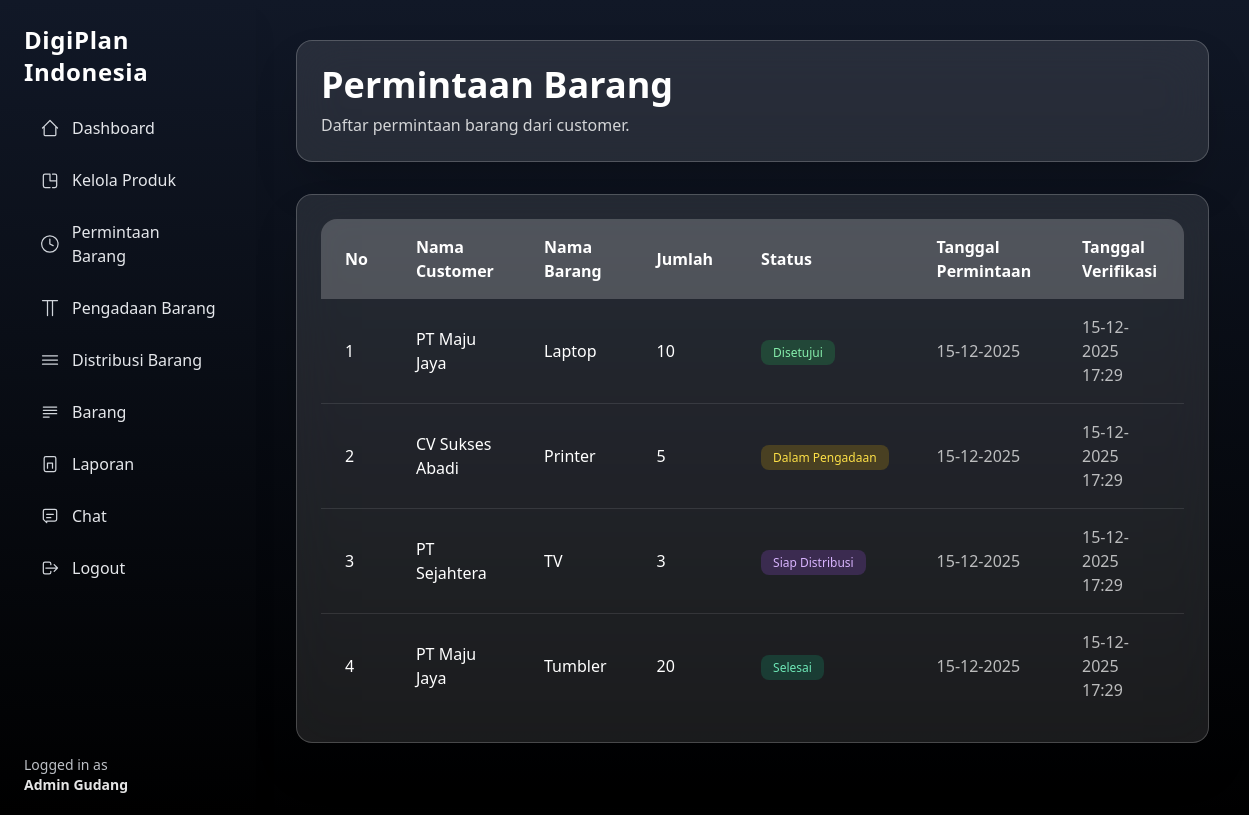
Page /admin/item-request.php (signed in) on the committed database.
### tables this page shows
CREATE TABLE permintaan_barang (
  id INT AUTO_INCREMENT PRIMARY KEY,
  kode_permintaan VARCHAR(50) UNIQUE,
  user_id INT,
  nama_barang VARCHAR(100),
  merk VARCHAR(100),
  warna VARCHAR(100),
  jumlah INT,
  status ENUM(
    'diajukan',
    'ditolak',
    'disetujui',
    'dalam_pengadaan',
    'siap_distribusi',
    'selesai'
  ),
  admin_id INT,
  tanggal_verifikasi DATETIME,
  catatan_admin TEXT,
  created_at TIMESTAMP DEFAULT CURRENT_TIMESTAMP,
  deleted_at DATETIME DEFAULT NULL,
  FOREIGN KEY (user_id) REFERENCES users(id),
  FOREIGN KEY (admin_id) REFERENCES users(id)
);

CREATE TABLE users (
  id INT AUTO_INCREMENT PRIMARY KEY,
  name VARCHAR(100),
  email VARCHAR(100) UNIQUE,
  password VARCHAR(255),
  role_id INT,
  created_at TIMESTAMP DEFAULT CURRENT_TIMESTAMP,
  deleted_at DATETIME DEFAULT NULL,
  FOREIGN KEY (role_id) REFERENCES roles(id)
);

### admin/item-request-func.php (called while the page is built, shortened)
<?php
require '../include/conn.php';
$sql = "
  SELECT
    pb.*,
    u.name AS nama_user
  FROM permintaan_barang pb
  JOIN users u ON pb.user_id = u.id
  ORDER BY pb.created_at DESC
";
$result = $conn->query($sql);

### admin/item-request.php (the view, shortened to what this page needs)
<?php
require 'item-request-func.php';
?>
<!DOCTYPE html>
<html lang="en">
<head>
  <script src="https://cdn.tailwindcss.com"></script>
</head>
<body class="bg-gradient-to-b from-gray-900 to-black overflow-x-hidden">
  <?php include '../include/layouts/sidebar-admin.php'; ?>
  <div class="flex min-h-screen">
    <main class="ml-64 p-10 w-full flex-1">
      <div class="max-w-7xl mx-auto">
        <div class="backdrop-blur-xl bg-white/10 border border-white/20 p-6 rounded-2xl shadow-2xl mb-8">
          <h1 class="text-4xl font-bold text-white mb-2">Permintaan Barang</h1>
          <p class="text-white/80">Daftar permintaan barang dari customer.</p>
        </div>
        <div class="backdrop-blur-xl bg-white/10 border border-white/20 rounded-2xl shadow-2xl mb-8 p-6">
          <div class="rounded-2xl overflow-x-auto">
            <table class="table-auto w-full">
              <thead>
                <tr class="bg-white/20 text-white text-left">
                  <th class="px-6 py-4">No</th>
                  <th class="px-6 py-4">Nama Customer</th>
                  <th class="px-6 py-4">Nama Barang</th>
                  <th class="px-6 py-4">Jumlah</th>
                  <th class="px-6 py-4">Status</th>
                  <th class="px-6 py-4">Tanggal Permintaan</th>
                  <th class="px-6 py-4">Tanggal Verifikasi</th>
                </tr>
              </thead>
              <tbody class="divide-y divide-white/10">
                <?php $no = 1;
                while ($row = $result->fetch_assoc()): ?>
                  <tr class="hover:bg-white/5">
                    <td class="px-6 py-4 text-white"><?= $no++ ?></td>
                    <td class="px-6 py-4 text-white"><?= htmlspecialchars($row['nama_user']) ?></td>
                    <td class="px-6 py-4 text-white"><?= htmlspecialchars($row['nama_barang']) ?></td>
                    <td class="px-6 py-4 text-white"><?= $row['jumlah'] ?></td>
                    <td class="px-6 py-4 capitalize">
                      <?php
                      switch ($row['status']) {
                        case 'disetujui':
                          echo "<span class='px-3 py-1 bg-green-500/20 text-green-300 rounded-lg text-xs whitespace-nowrap'>Disetujui</span>";
                          break;
                        case 'dalam_pengadaan':
                          echo "<span class='px-3 py-1 bg-yellow-500/20 text-yellow-300 rounded-lg text-xs whitespace-nowrap'>Dalam Pengadaan</span>";
                          break;
                        case 'siap_distribusi':
                          echo "<span class='px-3 py-1 bg-purple-500/20 text-purple-300 rounded-lg text-xs whitespace-nowrap'>Siap Distribusi</span>";
                          break;
                        case 'selesai':
                          echo "<span class='px-3 py-1 bg-emerald-500/20 text-emerald-300 rounded-lg text-xs whitespace-nowrap'>Selesai</span>";
                          break;
                      }
                      ?>
                    </td>
                    <td class="px-6 py-4 text-white/70">
                      <?= date('d-m-Y', strtotime($row['created_at'])) ?>
                    </td>
                    <td class="px-6 py-4 text-white/70">
                      <?= $row['tanggal_verifikasi']
                        ? date('d-m-Y H:i', strtotime($row['tanggal_verifikasi']))
                        : 'Belum Diverifikasi'; ?>
                    </td>
                  </tr>
                <?php endwhile; ?>
              </tbody>
            </table>
          </div>
        </div>
      </div>
    </main>
  </div>
</body>
</html>

### rows in the picture
permintaan_barang: user.name "PT Maju Jaya", nama_barang "Laptop", jumlah "10", status "Disetujui", created_at "15-12-2025", tanggal_verifikasi "15-12-2025 17:29"
permintaan_barang: user.name "CV Sukses Abadi", nama_barang "Printer", jumlah "5", status "Dalam Pengadaan", created_at "15-12-2025", tanggal_verifikasi "15-12-2025 17:29"
permintaan_barang: user.name "PT Sejahtera", nama_barang "TV", jumlah "3", status "Siap Distribusi", created_at "15-12-2025", tanggal_verifikasi "15-12-2025 17:29"
permintaan_barang: user.name "PT Maju Jaya", nama_barang "Tumbler", jumlah "20", status "Selesai", created_at "15-12-2025", tanggal_verifikasi "15-12-2025 17:29"

### other values in the picture
$_SESSION['name'] "Admin Gudang"
